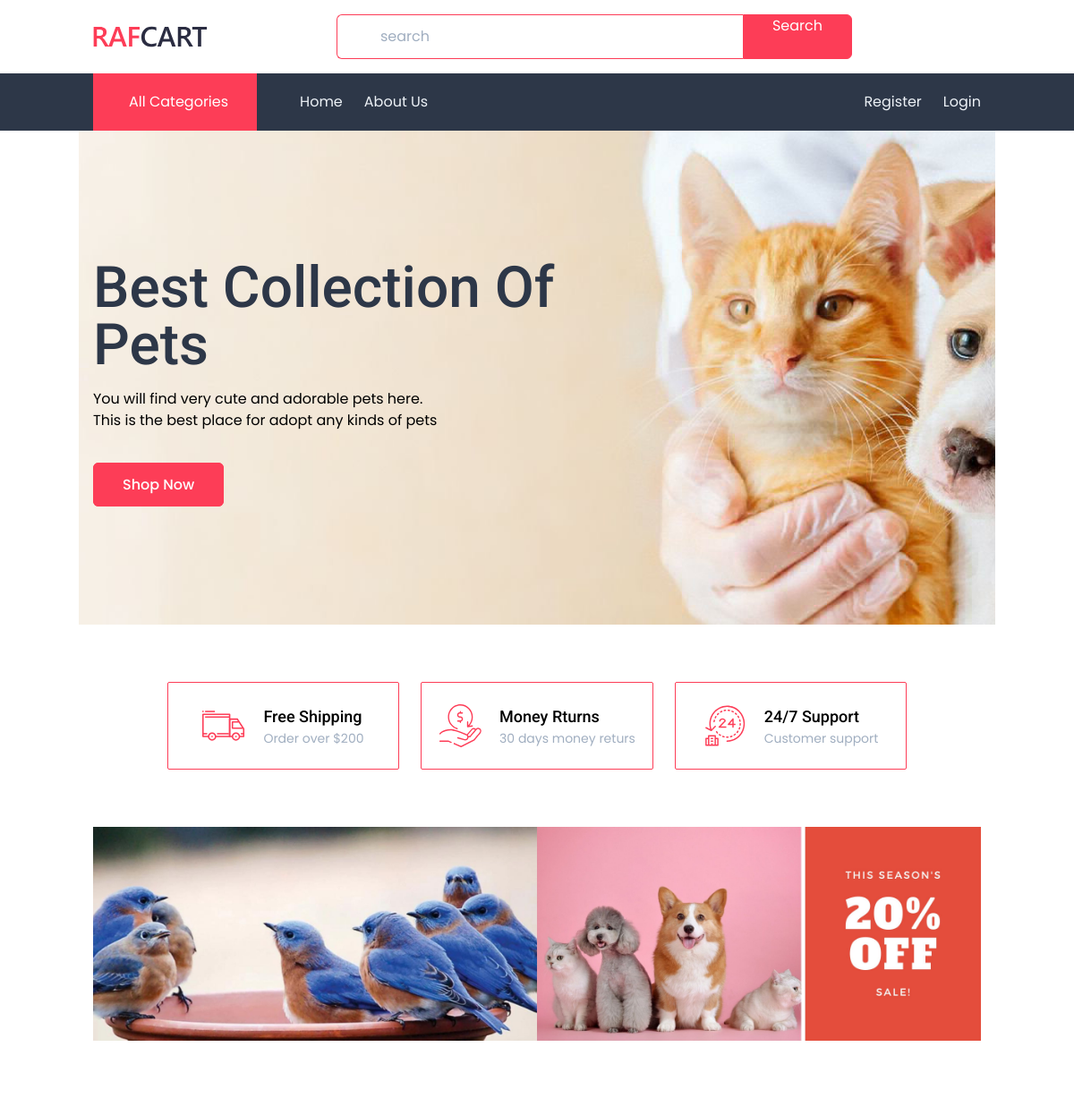
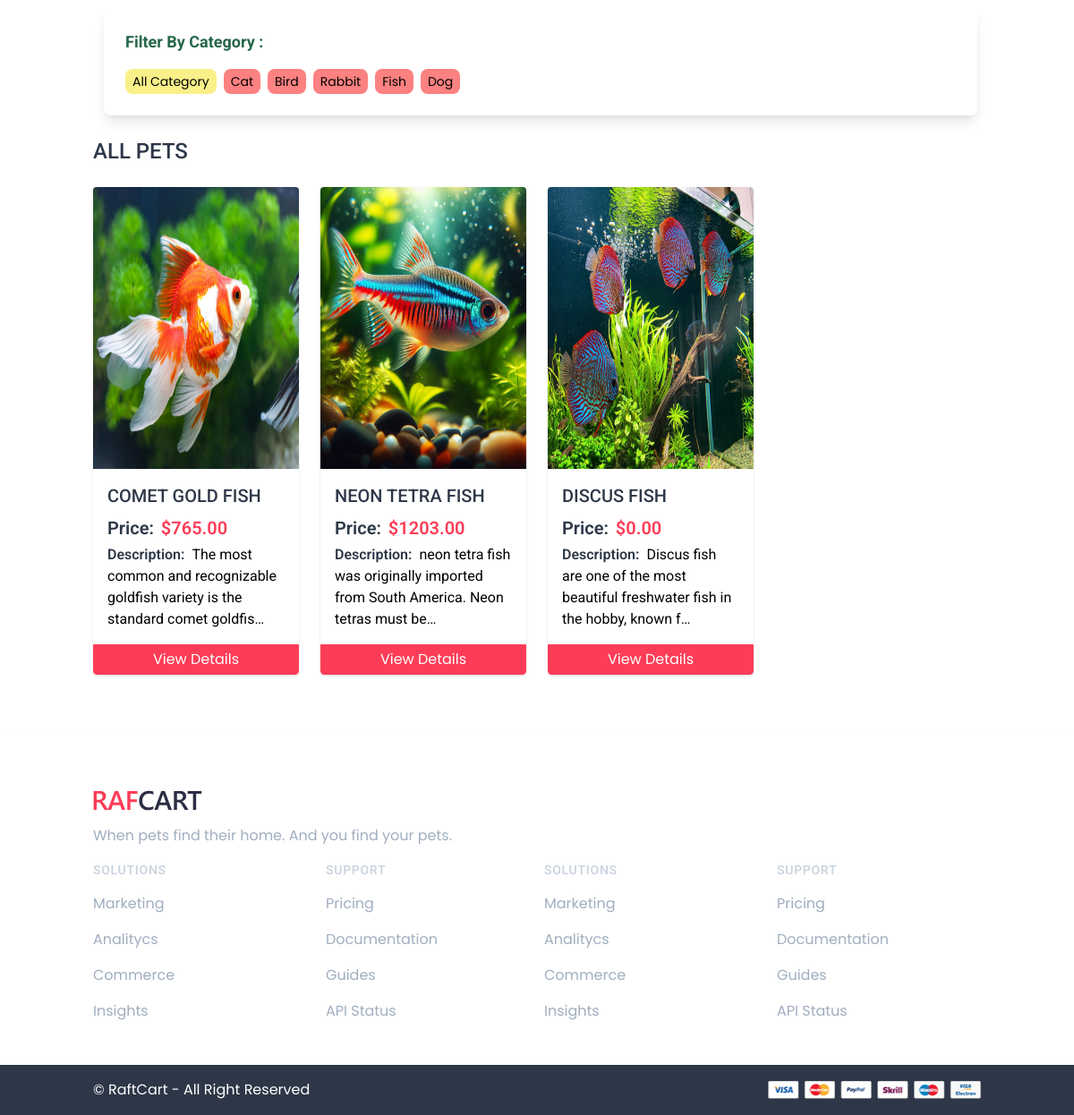
Screenshot of /category/fish/ with the database file from the repository (2 pictures, top to bottom).
### categories/models.py (models this page shows, shortened)
class Category(models.Model):
    category_name = models.CharField(max_length=100)
    slug = models.SlugField(max_length=100,unique=True, null=True, blank=True)

### pets/models.py (models this page shows, shortened)
class Pet(models.Model):
    pet_title = models.CharField(max_length=50)
    description = models.TextField()
    price =models.DecimalField(decimal_places=2, max_digits = 12)
    category = models.ForeignKey(Category, on_delete=models.CASCADE)
    customer = models.ForeignKey(User, on_delete=models.CASCADE, blank = True, null = True)
    adopted_by = models.ManyToManyField(User, related_name='adopted_pet', blank=True)
    images = models.ImageField(upload_to='pets/media/uploads/')
    quantity = models.PositiveIntegerField(default=1)

### core/views.py (the view)
# urls.py: path('', views.home, name='home'),
def home(request, category_slug = None):
    data = Pet.objects.all()
    if category_slug is not None:
        category = Category.objects.get(slug = category_slug)
        data = Pet.objects.filter(category  = category)
    categories = Category.objects.all()
    return render(request, 'index.html', {'data' : data, 'category' : categories})

### core/templates/index.html (shortened to what this page needs)
{% extends 'base.html' %} {% load static %} {% block head_title %}Raft Cart{% endblock %} {% block content %}
<body>
    <div class="bg-cover bg-no-repeat bg-center py-36" style="background-image: url('{% static 'images/slidePackagesandPlans.jpg'%}');">
        <div class="container">
            <h1 class="text-6xl text-gray-800 font-medium mb-4 capitalize">
                best collection Of <br> Pets
            </h1>
            <p>You will find very cute and adorable pets here.<br>
                This is the best place
                for adopt any kinds of pets</p>
            <div class="mt-12">
                <a href="{% url 'home' %}" class="bg-primary border border-primary text-white px-8 py-3 font-medium
                    rounded-md hover:bg-transparent hover:text-primary">Shop Now</a>
            </div>
        </div>
    </div>
    <div class="container py-16">
        <div class="w-10/12 grid grid-cols-1 md:grid-cols-3 gap-6 mx-auto justify-center">
            <div class="border border-primary rounded-sm px-3 py-6 flex justify-center items-center gap-5">
                <img src="{% static 'images/icons/delivery-van.svg'%}" alt="Delivery" class="w-12 h-12 object-contain">
                <div>
                    <h4 class="font-medium capitalize text-lg">Free Shipping</h4>
                    <p class="text-gray-500 text-sm">Order over $200</p>
                </div>
            </div>
            <div class="border border-primary rounded-sm px-3 py-6 flex justify-center items-center gap-5">
                <img src="{% static 'images/icons/money-back.svg'%}" alt="Delivery" class="w-12 h-12 object-contain">
                <div>
                    <h4 class="font-medium capitalize text-lg">Money Rturns</h4>
                    <p class="text-gray-500 text-sm">30 days money returs</p>
                </div>
            </div>
            <div class="border border-primary rounded-sm px-3 py-6 flex justify-center items-center gap-5">
                <img src="{% static 'images/icons/service-hours.svg'%}" alt="Delivery" class="w-12 h-12 object-contain">
                <div>
                    <h4 class="font-medium capitalize text-lg">24/7 Support</h4>
                    <p class="text-gray-500 text-sm">Customer support</p>
                </div>
            </div>
        </div>
    </div>
    <div class="container pb-16">
        <a href="#">
            <img src="{% static 'images/20%off.jpg'%}" alt="ads" class="w-full">
        </a>
    </div>
    <div class="bg-gray-150">
        <div class="container mt-1 mx-auto p-6 ml-1">
            <div class="bg-white p-6 rounded-lg shadow-lg">
                <h2 class="text-lg font-bold mb-4 text-green-800">Filter By Category :</h2>
                <div class="flex flex-wrap gap-2">
                    <a href="{% url 'home' %}" class="bg-yellow-300 hover:bg-green-500 py-1 px-2 rounded-lg text-sm">All Category</a>
                {% for cat in category %}
                  <a href="{% url 'category_wise_pet' cat.slug %}" class="bg-red-400 hover:bg-green-300 py-1 px-2 rounded-lg text-sm">{{cat.category_name}}</a>
                {% endfor %}
            </div>
            </div>
        </div>
      </div>
    <div class="container pb-16">
        <h2 class="text-2xl font-medium text-gray-800 uppercase mb-6">All pets</h2>
        <div class="grid grid-cols-1 md:grid-cols-4 gap-6">
            {% for pet in data %}
                <div class="bg-white shadow rounded overflow-hidden group">
                    <div class="relative">
                        <img src="{{ pet.images.url }}" alt="pets" style="height: 315px; width: 474px;">
                    </div>
                    <div class="pt-4 pb-3 px-4">
                            <h4 class="uppercase font-medium text-xl mb-2 text-gray-800 hover:text-primary transition">{{pet.pet_title}}</h4>
                        <div class="flex items-baseline mb-1 space-x-2">
                            <p class="space-x-1  font-roboto">
                                <span class="text-gray-800 text-xl font-semibold">Price:</span>
                                <span class="text-primary text-xl font-semibold">${{pet.price}}</span>
                            </p>
                        </div>
                        <div class="flex items-baseline mb-1 space-x-2">
                            <p class="space-x-1  font-roboto">
                                <span class="text-gray-800 font-semibold">Description:</span>
                                <span>{{pet.description |truncatechars:80}}</span>
                            </p>
                        </div>
                    </div>
                    <a href="{% url 'detail_pet' pet.id %}" class="block w-full py-1 text-center text-white bg-primary border border-primary rounded-b hover:bg-transparent hover:text-primary transition">View Details</a>
                </div>
            {%endfor%}
        </div>
    </div>
</body>
{%endblock%}

### rows the page displays
Category: category_name "Cat"
Category: category_name "Bird"
Category: category_name "Rabbit"
Category: category_name "Fish"
Category: category_name "Dog"
Pet: images (picture), pet_title "COMET GOLD FISH", price "765.00", description "The most common and recognizable goldfish variety is the standard comet goldfis…"
Pet: images (picture), pet_title "NEON TETRA FISH", price "1203.00", description "neon tetra fish was originally imported from South America. Neon tetras must be…"
Pet: images (picture), pet_title "DISCUS FISH", price "0.00", description "Discus fish are one of the most beautiful freshwater fish in the hobby, known f…"
